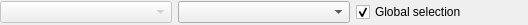
<?xml version="1.0" encoding="UTF-8"?>
<ui version="4.0">
 <class>ResultSelectorWidget</class>
 <widget class="QWidget" name="ResultSelectorWidget">
  <property name="geometry">
   <rect>
    <x>0</x>
    <y>0</y>
    <width>528</width>
    <height>25</height>
   </rect>
  </property>
  <property name="sizePolicy">
   <sizepolicy hsizetype="Preferred" vsizetype="Minimum">
    <horstretch>0</horstretch>
    <verstretch>0</verstretch>
   </sizepolicy>
  </property>
  <property name="maximumSize">
   <size>
    <width>16777215</width>
    <height>71</height>
   </size>
  </property>
  <property name="windowTitle">
   <string>ResultSelectorWidget</string>
  </property>
  <property name="styleSheet">
   <string notr="true"/>
  </property>
  <layout class="QVBoxLayout" name="verticalLayout">
   <property name="spacing">
    <number>3</number>
   </property>
   <property name="margin">
    <number>0</number>
   </property>
   <item>
    <layout class="QHBoxLayout" name="horizontalLayout">
     <item>
      <widget class="QComboBox" name="cbItem">
       <property name="enabled">
        <bool>false</bool>
       </property>
       <property name="minimumSize">
        <size>
         <width>100</width>
         <height>0</height>
        </size>
       </property>
      </widget>
     </item>
     <item>
      <widget class="QComboBox" name="cbSection">
       <property name="minimumSize">
        <size>
         <width>100</width>
         <height>0</height>
        </size>
       </property>
      </widget>
     </item>
     <item>
      <widget class="QCheckBox" name="cbGlobalSelection">
       <property name="text">
        <string>Global selection</string>
       </property>
       <property name="checked">
        <bool>true</bool>
       </property>
      </widget>
     </item>
    </layout>
   </item>
  </layout>
 </widget>
 <layoutdefault spacing="6" margin="11"/>
 <resources/>
 <connections/>
 <slots>
  <slot>onOK()</slot>
 </slots>
</ui>
